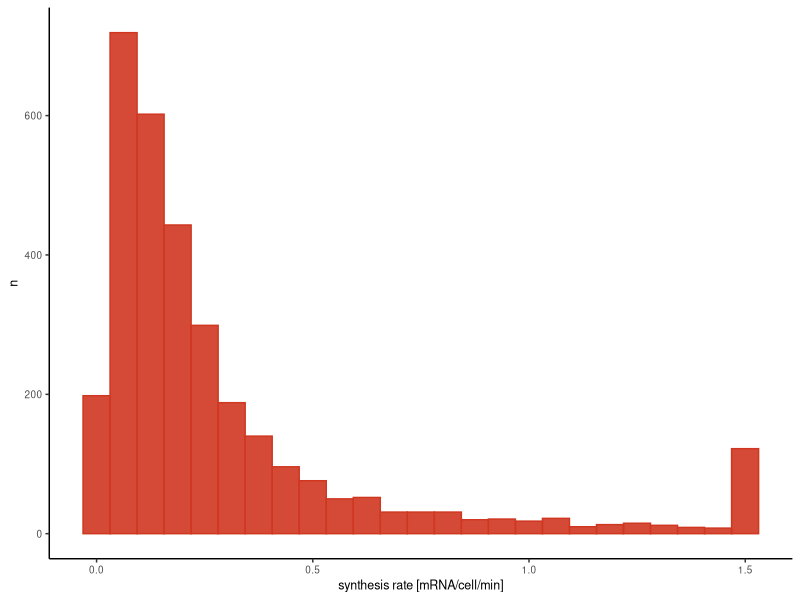

Generate this figure with R: (Note: this script raises an error after producing the figure.)
rm(list = ls())

library(tidyverse)
library(RColorBrewer)

# upload synthesis rates (crop values above 1.5 for plotting)
# get quartiles
synthesisRates = read.csv("data/synthesisRates.csv") %>% 
  mutate(cropped = ifelse(synthesis_perCell_perMin > 1.5, 1.5, synthesis_perCell_perMin))%>% 
  mutate(quartile = factor(ntile(cropped, 4)))

# plot histogram
p = ggplot(synthesisRates, aes(x = cropped))
p + geom_histogram(bins = 25,color = "#CF3721", fill = "#CF3721", alpha = 0.9) +
  theme_classic() +
  xlab("synthesis rate [mRNA/cell/min]") +
  ylab("n") +
  theme(panel.background = element_rect(fill = "transparent"), # bg of the panel
        plot.background = element_rect(fill = "transparent", color = NA),
        text = element_text(size=9),
        legend.position = "top",
        panel.grid.major = element_blank(), 
        panel.grid.minor = element_blank())
ggsave("figures/panels/figSa/synthesisRates_hist.pdf", width = 5, height = 4, units = "cm")
